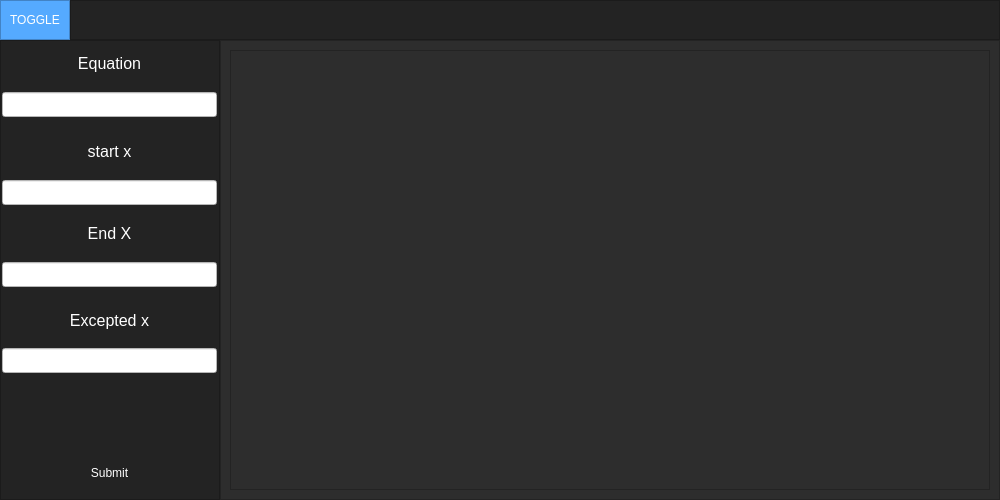
<?xml version="1.0" encoding="UTF-8"?>
<ui version="4.0">
 <class>MainWindow</class>
 <widget class="QMainWindow" name="MainWindow">
  <property name="geometry">
   <rect>
    <x>0</x>
    <y>0</y>
    <width>1000</width>
    <height>500</height>
   </rect>
  </property>
  <property name="minimumSize">
   <size> 
    <width>1000</width>
    <height>500</height>
   </size>
  </property>
  <property name="windowTitle">
   <string>MainWindow</string>
  </property>
  <property name="styleSheet">
   <string notr="true">background-color: rgb(45, 45, 45);</string>
  </property>
  <widget class="QWidget" name="centralwidget">
   <layout class="QVBoxLayout" name="verticalLayout">
    <property name="spacing">
     <number>0</number>
    </property>
    <property name="leftMargin">
     <number>0</number>
    </property>
    <property name="topMargin">
     <number>0</number>
    </property>
    <property name="rightMargin">
     <number>0</number>
    </property>
    <property name="bottomMargin">
     <number>0</number>
    </property>
    <item>
     <widget class="QFrame" name="Top_Bar">
      <property name="maximumSize">
       <size>
        <width>16777215</width>
        <height>40</height>
       </size>
      </property>
      <property name="styleSheet">
       <string notr="true">background-color: rgb(35, 35, 35);</string>
      </property>
      <property name="frameShape">
       <enum>QFrame::NoFrame</enum>
      </property>
      <property name="frameShadow">
       <enum>QFrame::Raised</enum>
      </property>
      <layout class="QHBoxLayout" name="horizontalLayout">
       <property name="spacing">
        <number>0</number>
       </property>
       <property name="leftMargin">
        <number>0</number>
       </property>
       <property name="topMargin">
        <number>0</number>
       </property>
       <property name="rightMargin">
        <number>0</number>
       </property>
       <property name="bottomMargin">
        <number>0</number>
       </property>
       <item>
        <widget class="QFrame" name="frame_toggle">
         <property name="maximumSize">
          <size>
           <width>70</width>
           <height>40</height>
          </size>
         </property>
         <property name="styleSheet">
          <string notr="true">background-color: rgb(85, 170, 255);</string>
         </property>
         <property name="frameShape">
          <enum>QFrame::StyledPanel</enum>
         </property>
         <property name="frameShadow">
          <enum>QFrame::Raised</enum>
         </property>
         <layout class="QVBoxLayout" name="verticalLayout_2">
          <property name="spacing">
           <number>0</number>
          </property>
          <property name="leftMargin">
           <number>0</number>
          </property>
          <property name="topMargin">
           <number>0</number>
          </property>
          <property name="rightMargin">
           <number>0</number>
          </property>
          <property name="bottomMargin">
           <number>0</number>
          </property>
          <item>
           <widget class="QPushButton" name="Btn_Toggle">
            <property name="sizePolicy">
             <sizepolicy hsizetype="Expanding" vsizetype="Expanding">
              <horstretch>0</horstretch>
              <verstretch>0</verstretch>
             </sizepolicy>
            </property>
            <property name="styleSheet">
             <string notr="true">color: rgb(255, 255, 255);
border: 0px solid;</string>
            </property>
            <property name="text">
             <string>TOGGLE</string>
            </property>
           </widget>
          </item>
         </layout>
        </widget>
       </item>
       <item>
        <widget class="QFrame" name="frame_top">
         <property name="frameShape">
          <enum>QFrame::StyledPanel</enum>
         </property>
         <property name="frameShadow">
          <enum>QFrame::Raised</enum>
         </property>
        </widget>
       </item>
      </layout>
     </widget>
    </item>
    <item>
     <widget class="QFrame" name="Content">
      <property name="frameShape">
       <enum>QFrame::NoFrame</enum>
      </property>
      <property name="frameShadow">
       <enum>QFrame::Raised</enum>
      </property>
      <layout class="QHBoxLayout" name="horizontalLayout_2">
       <property name="spacing">
        <number>0</number>
       </property>
       <property name="leftMargin">
        <number>0</number>
       </property>
       <property name="topMargin">
        <number>0</number>
       </property>
       <property name="rightMargin">
        <number>0</number>
       </property>
       <property name="bottomMargin">
        <number>0</number>
       </property>
       <item>
        <widget class="QFrame" name="frame_left_menu">
         <property name="minimumSize">
          <size>
           <width>220</width>
           <height>0</height>
          </size>
         </property>
         <property name="maximumSize">
          <size>
           <width>70</width>
           <height>16777215</height>
          </size>
         </property>
         <property name="styleSheet">
          <string notr="true">background-color: rgb(35, 35, 35);</string>
         </property>
         <property name="frameShape">
          <enum>QFrame::StyledPanel</enum>
         </property>
         <property name="frameShadow">
          <enum>QFrame::Raised</enum>
         </property>
         <layout class="QVBoxLayout" name="verticalLayout_3">
          <property name="leftMargin">
           <number>0</number>
          </property>
          <property name="topMargin">
           <number>0</number>
          </property>
          <property name="rightMargin">
           <number>0</number>
          </property>
          <property name="bottomMargin">
           <number>0</number>
          </property>
          <item>
           <layout class="QGridLayout" name="gridLayout">
            <item row="4" column="0">
             <widget class="QLabel" name="label_2">
              <property name="maximumSize">
               <size>
                <width>16777215</width>
                <height>45</height>
               </size>
              </property>
              <property name="font">
               <font>
                <pointsize>12</pointsize>
               </font>
              </property>
              <property name="styleSheet">
               <string notr="true">color: rgb(255, 255, 255);
</string>
              </property>
              <property name="text">
               <string>start x</string>
              </property>
              <property name="alignment">
               <set>Qt::AlignCenter</set>
              </property>
              <property name="margin">
               <number>3</number>
              </property>
             </widget>
            </item>
            <item row="7" column="0">
             <widget class="QLineEdit" name="End_x_input">
              <property name="maximumSize">
               <size>
                <width>215</width>
                <height>25</height>
               </size>
              </property>
              <property name="styleSheet">
               <string notr="true">background-color: rgb(255, 255, 255);</string>
              </property>
              <property name="alignment">
               <set>Qt::AlignCenter</set>
              </property>
             </widget>
            </item>
            <item row="1" column="0">
             <widget class="QLabel" name="label">
              <property name="maximumSize">
               <size>
                <width>16777215</width>
                <height>45</height>
               </size>
              </property>
              <property name="font">
               <font>
                <pointsize>12</pointsize>
               </font>
              </property>
              <property name="styleSheet">
               <string notr="true">color: rgb(255, 255, 255);
border-color: rgb(255, 255, 255);</string>
              </property>
              <property name="text">
               <string>Equation</string>
              </property>
              <property name="alignment">
               <set>Qt::AlignCenter</set>
              </property>
              <property name="margin">
               <number>3</number>
              </property>
              <property name="indent">
               <number>-1</number>
              </property>
             </widget>
            </item>
            <item row="8" column="0">
             <widget class="QLabel" name="error_domain">
              <property name="maximumSize">
               <size>
                <width>250</width>
                <height>0</height>
               </size>
              </property>
              <property name="text">
               <string/>
              </property>
             </widget>
            </item>
            <item row="12" column="0">
             <widget class="QPushButton" name="Submit">
              <property name="sizePolicy">
               <sizepolicy hsizetype="Minimum" vsizetype="Maximum">
                <horstretch>0</horstretch>
                <verstretch>1</verstretch>
               </sizepolicy>
              </property>
              <property name="minimumSize">
               <size>
                <width>0</width>
                <height>40</height>
               </size>
              </property>
              <property name="styleSheet">
               <string notr="true">QPushButton {
	color: rgb(255, 255, 255);
	background-color: rgb(35, 35, 35);
	border: 0px solid;
}
QPushButton:hover {
	background-color: rgb(85, 170, 255);
}</string>
              </property>
              <property name="text">
               <string>Submit</string>
              </property>
             </widget>
            </item>
            <item row="5" column="0">
             <widget class="QLineEdit" name="Start_x_input">
              <property name="maximumSize">
               <size>
                <width>215</width>
                <height>25</height>
               </size>
              </property>
              <property name="styleSheet">
               <string notr="true">background-color: rgb(255, 255, 255);</string>
              </property>
              <property name="alignment">
               <set>Qt::AlignCenter</set>
              </property>
             </widget>
            </item>
            <item row="9" column="0">
             <widget class="QLabel" name="label_4">
              <property name="maximumSize">
               <size>
                <width>16777215</width>
                <height>43</height>
               </size>
              </property>
              <property name="font">
               <font>
                <pointsize>12</pointsize>
               </font>
              </property>
              <property name="styleSheet">
               <string notr="true">color: rgb(255, 255, 255);</string>
              </property>
              <property name="text">
               <string>Excepted x</string>
              </property>
              <property name="alignment">
               <set>Qt::AlignCenter</set>
              </property>
              <property name="margin">
               <number>3</number>
              </property>
             </widget>
            </item>
            <item row="2" column="0">
             <widget class="QLineEdit" name="Equation_input">
              <property name="maximumSize">
               <size>
                <width>215</width>
                <height>25</height>
               </size>
              </property>
              <property name="styleSheet">
               <string notr="true">background-color: rgb(255, 255, 255);



</string>
              </property>
              <property name="inputMask">
               <string/>
              </property>
              <property name="text">
               <string/>
              </property>
              <property name="frame">
               <bool>true</bool>
              </property>
              <property name="cursorPosition">
               <number>0</number>
              </property>
              <property name="alignment">
               <set>Qt::AlignCenter</set>
              </property>
              <property name="cursorMoveStyle">
               <enum>Qt::LogicalMoveStyle</enum>
              </property>
             </widget>
            </item>
            <item row="6" column="0">
             <widget class="QLabel" name="label_3">
              <property name="maximumSize">
               <size>
                <width>16777215</width>
                <height>45</height>
               </size>
              </property>
              <property name="font">
               <font>
                <pointsize>12</pointsize>
               </font>
              </property>
              <property name="styleSheet">
               <string notr="true">color: rgb(255, 255, 255);</string>
              </property>
              <property name="text">
               <string>End X</string>
              </property>
              <property name="alignment">
               <set>Qt::AlignCenter</set>
              </property>
              <property name="margin">
               <number>3</number>
              </property>
             </widget>
            </item>
            <item row="10" column="0">
             <widget class="QLineEdit" name="Excepted_x_input">
              <property name="maximumSize">
               <size>
                <width>215</width>
                <height>25</height>
               </size>
              </property>
              <property name="styleSheet">
               <string notr="true">background-color: rgb(255, 255, 255);</string>
              </property>
              <property name="alignment">
               <set>Qt::AlignCenter</set>
              </property>
             </widget>
            </item>
            <item row="3" column="0">
             <widget class="QLabel" name="error_equation">
              <property name="maximumSize">
               <size>
                <width>250</width>
                <height>0</height>
               </size>
              </property>
              <property name="text">
               <string/>
              </property>
             </widget>
            </item>
            <item row="11" column="0">
             <widget class="QLabel" name="error_except">
              <property name="text">
               <string/>
              </property>
             </widget>
            </item>
           </layout>
          </item>
          <item>
           <widget class="QFrame" name="frame_top_menus">
            <property name="frameShape">
             <enum>QFrame::NoFrame</enum>
            </property>
            <property name="frameShadow">
             <enum>QFrame::Raised</enum>
            </property>
            <layout class="QVBoxLayout" name="verticalLayout_4">
             <property name="spacing">
              <number>0</number>
             </property>
             <property name="leftMargin">
              <number>0</number>
             </property>
             <property name="topMargin">
              <number>0</number>
             </property>
             <property name="rightMargin">
              <number>0</number>
             </property>
             <property name="bottomMargin">
              <number>0</number>
             </property>
            </layout>
           </widget>
          </item>
         </layout>
        </widget>
       </item>
       <item>
        <widget class="QFrame" name="frame_pages">
         <property name="frameShape">
          <enum>QFrame::StyledPanel</enum>
         </property>
         <property name="frameShadow">
          <enum>QFrame::Raised</enum>
         </property>
         <layout class="QVBoxLayout" name="verticalLayout_5">
          <item>
           <widget class="QFrame" name="Matplotlip_Image">
            <property name="frameShape">
             <enum>QFrame::StyledPanel</enum>
            </property>
            <property name="frameShadow">
             <enum>QFrame::Raised</enum>
            </property>
           </widget>
          </item>
         </layout>
        </widget>
       </item>
      </layout>
     </widget>
    </item>
   </layout>
  </widget>
 </widget>
 <resources/>
 <connections/>
</ui>
